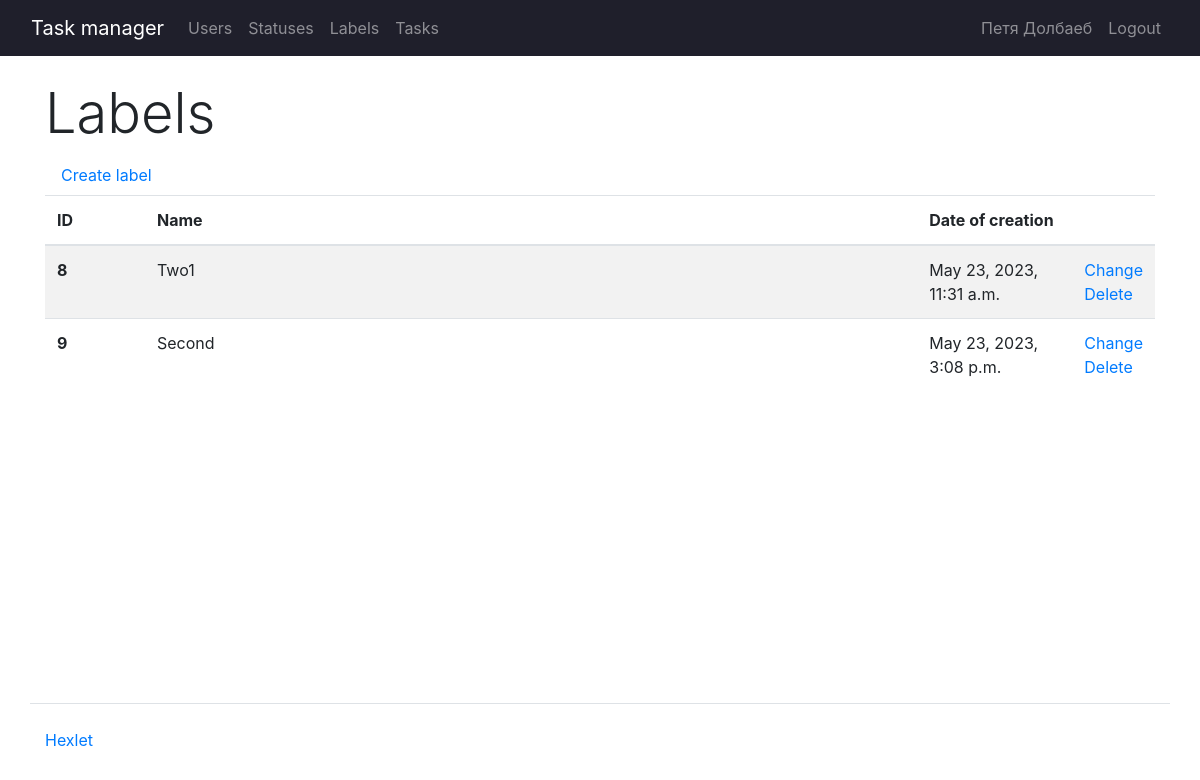
/labeles/ (signed in), run on an earlier commit of the app's database.
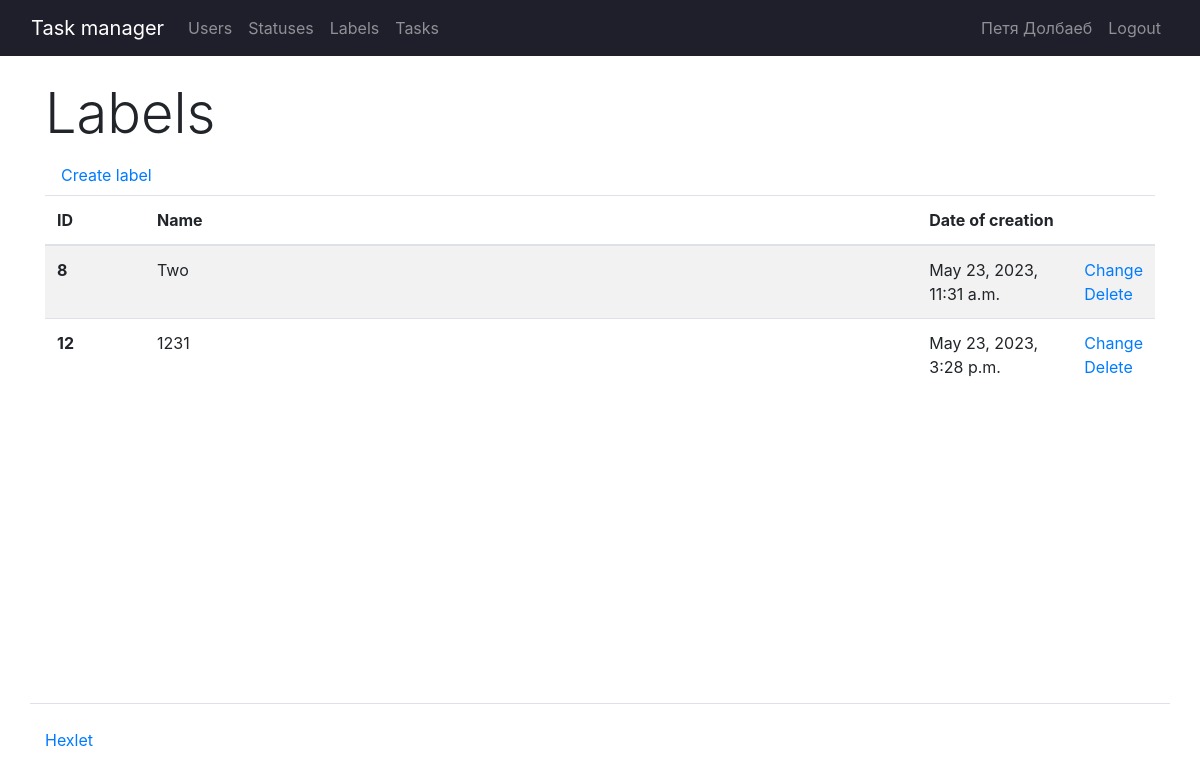
And on a later commit of the database.
### task_manager/labels/models.py (models this page shows, shortened)
class Labels(models.Model):
    name = models.CharField(max_length=255, verbose_name=_("Name"))
    created_at = models.DateTimeField(auto_now_add=True)

### task_manager/labels/views.py (the view)
# urls.py: path("", LabelsView.as_view(), name="labels"),
class LabelsView(LabelLoginMixin, View):
    def get(self, request):
        labels = Labels.objects.all()
        return render(
            request, "labels/labels.html", context={"labels": labels})

### task_manager/users/models.py (called while the page is built)
    def __str__(self):
        return f'{self.first_name} {self.last_name}'

### task_manager/templates/labels/labels.html
{% extends 'base.html' %}
{% load i18n %}
{% block content %}
      <h1 class="display-4">{% translate "Labels" %}</h1>
      <a class="nav-link" href="{% url 'create_label' %}">{% translate "Create label" %}</a>
      <table class="table table-striped">
        <thead>
          <tr>
            <th scope="col" style="width: 100px;">ID</th>
            <th scope="col">{% translate "Name" %}</th>
            <th scope="col" style="width: 155px;">{% translate "Date of creation" %}</th>
            <th scope="col" style="width: 15px;"></th>
          </tr>
        </thead>
        <tbody>
            {% for label in labels %}
            <tr>
              <th scope="row">{{ label.id }}</th>
                <td>{{ label.name }}</td>
                <td>{{ label.created_at }}</td>
                <td>
                    <a href="{% url 'update_label' label.id %}">{% translate "Change" %}</a><br>
                    <a href="{% url 'delete_label' label.id %}" rel="nofollow">{% translate "Delete" %}</a>
                </td>
            </tr>
            {% endfor %}
        </tbody>
      </table>
{% endblock %}

What changed in the data, as far as the page shows it:
removed Labels: id "9", name "Second", created_at "May 23, 2023, 3:08 p.m."
changed Labels id 8: name "Two1" → "Two"
added Labels: id "12", name "1231", created_at "May 23, 2023, 3:28 p.m."
